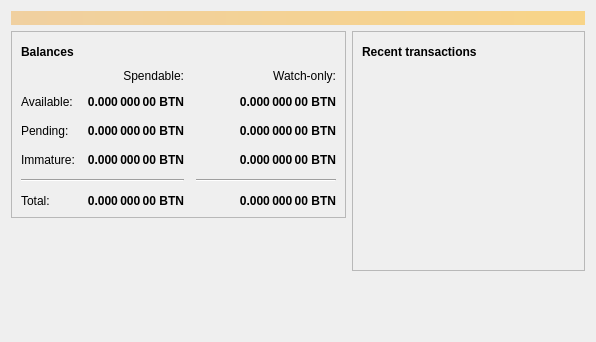
<?xml version="1.0" encoding="UTF-8"?>
<ui version="4.0">
 <class>OverviewPage</class>
 <widget class="QWidget" name="OverviewPage">
  <property name="geometry">
   <rect>
    <x>0</x>
    <y>0</y>
    <width>596</width>
    <height>342</height>
   </rect>
  </property>
  <property name="windowTitle">
   <string>Form</string>
  </property>
  <layout class="QVBoxLayout" name="topLayout">
   <item>
    <widget class="QLabel" name="labelAlerts">
     <property name="visible">
      <bool>false</bool>
     </property>
     <property name="styleSheet">
      <string notr="true">QLabel { background-color: qlineargradient(x1: 0, y1: 0, x2: 1, y2: 0, stop:0 #F0D0A0, stop:1 #F8D488); color:#000000; }</string>
     </property>
     <property name="wordWrap">
      <bool>true</bool>
     </property>
     <property name="margin">
      <number>3</number>
     </property>
     <property name="textInteractionFlags">
      <set>Qt::TextSelectableByMouse</set>
     </property>
    </widget>
   </item>
   <item>
    <layout class="QHBoxLayout" name="horizontalLayout" stretch="1,1">
     <item>
      <layout class="QVBoxLayout" name="verticalLayout_2">
       <item>
        <widget class="QFrame" name="frame">
         <property name="frameShape">
          <enum>QFrame::StyledPanel</enum>
         </property>
         <property name="frameShadow">
          <enum>QFrame::Raised</enum>
         </property>
         <layout class="QVBoxLayout" name="verticalLayout_4">
          <item>
           <layout class="QHBoxLayout" name="horizontalLayout_4">
            <item>
             <widget class="QLabel" name="label_5">
              <property name="font">
               <font>
                <weight>75</weight>
                <bold>true</bold>
               </font>
              </property>
              <property name="text">
               <string>Balances</string>
              </property>
             </widget>
            </item>
            <item>
             <widget class="QPushButton" name="labelWalletStatus">
              <property name="enabled">
               <bool>true</bool>
              </property>
              <property name="maximumSize">
               <size>
                <width>30</width>
                <height>16777215</height>
               </size>
              </property>
              <property name="toolTip">
               <string>The displayed information may be out of date. Your wallet automatically synchronizes with the Bitcoin network after a connection is established, but this process has not completed yet.</string>
              </property>
              <property name="text">
               <string/>
              </property>
              <property name="icon">
               <iconset resource="../bitcoin.qrc">
                <normaloff>:/icons/warning</normaloff>
                <disabledoff>:/icons/warning</disabledoff>:/icons/warning</iconset>
              </property>
              <property name="iconSize">
               <size>
                <width>24</width>
                <height>24</height>
               </size>
              </property>
              <property name="flat">
               <bool>true</bool>
              </property>
             </widget>
            </item>
            <item>
             <spacer name="horizontalSpacer_3">
              <property name="orientation">
               <enum>Qt::Horizontal</enum>
              </property>
              <property name="sizeHint" stdset="0">
               <size>
                <width>40</width>
                <height>20</height>
               </size>
              </property>
             </spacer>
            </item>
           </layout>
          </item>
          <item>
           <layout class="QGridLayout" name="gridLayout">
            <property name="spacing">
             <number>12</number>
            </property>
            <item row="2" column="2">
             <widget class="QLabel" name="labelWatchPending">
              <property name="font">
               <font>
                <weight>75</weight>
                <bold>true</bold>
               </font>
              </property>
              <property name="cursor">
               <cursorShape>IBeamCursor</cursorShape>
              </property>
              <property name="toolTip">
               <string>Unconfirmed transactions to watch-only addresses</string>
              </property>
              <property name="text">
               <string notr="true">0.000 000 00 BTN</string>
              </property>
              <property name="alignment">
               <set>Qt::AlignRight|Qt::AlignTrailing|Qt::AlignVCenter</set>
              </property>
              <property name="textInteractionFlags">
               <set>Qt::LinksAccessibleByMouse|Qt::TextSelectableByKeyboard|Qt::TextSelectableByMouse</set>
              </property>
             </widget>
            </item>
            <item row="2" column="1">
             <widget class="QLabel" name="labelUnconfirmed">
              <property name="font">
               <font>
                <weight>75</weight>
                <bold>true</bold>
               </font>
              </property>
              <property name="cursor">
               <cursorShape>IBeamCursor</cursorShape>
              </property>
              <property name="toolTip">
               <string>Total of transactions that have yet to be confirmed, and do not yet count toward the spendable balance</string>
              </property>
              <property name="text">
               <string notr="true">0.000 000 00 BTN</string>
              </property>
              <property name="alignment">
               <set>Qt::AlignRight|Qt::AlignTrailing|Qt::AlignVCenter</set>
              </property>
              <property name="textInteractionFlags">
               <set>Qt::LinksAccessibleByMouse|Qt::TextSelectableByKeyboard|Qt::TextSelectableByMouse</set>
              </property>
             </widget>
            </item>
            <item row="3" column="2">
             <widget class="QLabel" name="labelWatchImmature">
              <property name="font">
               <font>
                <weight>75</weight>
                <bold>true</bold>
               </font>
              </property>
              <property name="cursor">
               <cursorShape>IBeamCursor</cursorShape>
              </property>
              <property name="toolTip">
               <string>Mined balance in watch-only addresses that has not yet matured</string>
              </property>
              <property name="text">
               <string notr="true">0.000 000 00 BTN</string>
              </property>
              <property name="alignment">
               <set>Qt::AlignRight|Qt::AlignTrailing|Qt::AlignVCenter</set>
              </property>
              <property name="textInteractionFlags">
               <set>Qt::LinksAccessibleByMouse|Qt::TextSelectableByKeyboard|Qt::TextSelectableByMouse</set>
              </property>
             </widget>
            </item>
            <item row="4" column="0" colspan="2">
             <widget class="Line" name="line">
              <property name="orientation">
               <enum>Qt::Horizontal</enum>
              </property>
             </widget>
            </item>
            <item row="4" column="2">
             <widget class="Line" name="lineWatchBalance">
              <property name="sizePolicy">
               <sizepolicy hsizetype="Preferred" vsizetype="Fixed">
                <horstretch>0</horstretch>
                <verstretch>0</verstretch>
               </sizepolicy>
              </property>
              <property name="minimumSize">
               <size>
                <width>140</width>
                <height>0</height>
               </size>
              </property>
              <property name="orientation">
               <enum>Qt::Horizontal</enum>
              </property>
             </widget>
            </item>
            <item row="5" column="0">
             <widget class="QLabel" name="labelTotalText">
              <property name="text">
               <string>Total:</string>
              </property>
             </widget>
            </item>
            <item row="3" column="1">
             <widget class="QLabel" name="labelImmature">
              <property name="font">
               <font>
                <weight>75</weight>
                <bold>true</bold>
               </font>
              </property>
              <property name="cursor">
               <cursorShape>IBeamCursor</cursorShape>
              </property>
              <property name="toolTip">
               <string>Mined balance that has not yet matured</string>
              </property>
              <property name="text">
               <string notr="true">0.000 000 00 BTN</string>
              </property>
              <property name="alignment">
               <set>Qt::AlignRight|Qt::AlignTrailing|Qt::AlignVCenter</set>
              </property>
              <property name="textInteractionFlags">
               <set>Qt::LinksAccessibleByMouse|Qt::TextSelectableByKeyboard|Qt::TextSelectableByMouse</set>
              </property>
             </widget>
            </item>
            <item row="2" column="3">
             <spacer name="horizontalSpacer_2">
              <property name="orientation">
               <enum>Qt::Horizontal</enum>
              </property>
              <property name="sizeHint" stdset="0">
               <size>
                <width>40</width>
                <height>20</height>
               </size>
              </property>
             </spacer>
            </item>
            <item row="3" column="0">
             <widget class="QLabel" name="labelImmatureText">
              <property name="text">
               <string>Immature:</string>
              </property>
             </widget>
            </item>
            <item row="5" column="1">
             <widget class="QLabel" name="labelTotal">
              <property name="font">
               <font>
                <weight>75</weight>
                <bold>true</bold>
               </font>
              </property>
              <property name="cursor">
               <cursorShape>IBeamCursor</cursorShape>
              </property>
              <property name="toolTip">
               <string>Your current total balance</string>
              </property>
              <property name="text">
               <string notr="true">0.000 000 00 BTN</string>
              </property>
              <property name="alignment">
               <set>Qt::AlignRight|Qt::AlignTrailing|Qt::AlignVCenter</set>
              </property>
              <property name="textInteractionFlags">
               <set>Qt::LinksAccessibleByMouse|Qt::TextSelectableByKeyboard|Qt::TextSelectableByMouse</set>
              </property>
             </widget>
            </item>
            <item row="5" column="2">
             <widget class="QLabel" name="labelWatchTotal">
              <property name="font">
               <font>
                <weight>75</weight>
                <bold>true</bold>
               </font>
              </property>
              <property name="cursor">
               <cursorShape>IBeamCursor</cursorShape>
              </property>
              <property name="toolTip">
               <string>Current total balance in watch-only addresses</string>
              </property>
              <property name="text">
               <string notr="true">0.000 000 00 BTN</string>
              </property>
              <property name="alignment">
               <set>Qt::AlignRight|Qt::AlignTrailing|Qt::AlignVCenter</set>
              </property>
              <property name="textInteractionFlags">
               <set>Qt::LinksAccessibleByMouse|Qt::TextSelectableByKeyboard|Qt::TextSelectableByMouse</set>
              </property>
             </widget>
            </item>
            <item row="0" column="2">
             <widget class="QLabel" name="labelWatchonly">
              <property name="text">
               <string>Watch-only:</string>
              </property>
              <property name="alignment">
               <set>Qt::AlignRight|Qt::AlignTrailing|Qt::AlignVCenter</set>
              </property>
             </widget>
            </item>
            <item row="1" column="0">
             <widget class="QLabel" name="labelBalanceText">
              <property name="text">
               <string>Available:</string>
              </property>
             </widget>
            </item>
            <item row="1" column="1">
             <widget class="QLabel" name="labelBalance">
              <property name="font">
               <font>
                <weight>75</weight>
                <bold>true</bold>
               </font>
              </property>
              <property name="cursor">
               <cursorShape>IBeamCursor</cursorShape>
              </property>
              <property name="toolTip">
               <string>Your current spendable balance</string>
              </property>
              <property name="text">
               <string notr="true">0.000 000 00 BTN</string>
              </property>
              <property name="alignment">
               <set>Qt::AlignRight|Qt::AlignTrailing|Qt::AlignVCenter</set>
              </property>
              <property name="textInteractionFlags">
               <set>Qt::LinksAccessibleByMouse|Qt::TextSelectableByKeyboard|Qt::TextSelectableByMouse</set>
              </property>
             </widget>
            </item>
            <item row="1" column="2">
             <widget class="QLabel" name="labelWatchAvailable">
              <property name="font">
               <font>
                <weight>75</weight>
                <bold>true</bold>
               </font>
              </property>
              <property name="cursor">
               <cursorShape>IBeamCursor</cursorShape>
              </property>
              <property name="toolTip">
               <string>Your current balance in watch-only addresses</string>
              </property>
              <property name="text">
               <string notr="true">0.000 000 00 BTN</string>
              </property>
              <property name="alignment">
               <set>Qt::AlignRight|Qt::AlignTrailing|Qt::AlignVCenter</set>
              </property>
              <property name="textInteractionFlags">
               <set>Qt::LinksAccessibleByMouse|Qt::TextSelectableByKeyboard|Qt::TextSelectableByMouse</set>
              </property>
             </widget>
            </item>
            <item row="2" column="0">
             <widget class="QLabel" name="labelPendingText">
              <property name="text">
               <string>Pending:</string>
              </property>
             </widget>
            </item>
            <item row="0" column="1">
             <widget class="QLabel" name="labelSpendable">
              <property name="text">
               <string>Spendable:</string>
              </property>
              <property name="alignment">
               <set>Qt::AlignRight|Qt::AlignTrailing|Qt::AlignVCenter</set>
              </property>
             </widget>
            </item>
           </layout>
          </item>
         </layout>
        </widget>
       </item>
       <item>
        <spacer name="verticalSpacer">
         <property name="orientation">
          <enum>Qt::Vertical</enum>
         </property>
         <property name="sizeHint" stdset="0">
          <size>
           <width>20</width>
           <height>40</height>
          </size>
         </property>
        </spacer>
       </item>
      </layout>
     </item>
     <item>
      <layout class="QVBoxLayout" name="verticalLayout_3">
       <item>
        <widget class="QFrame" name="frame_2">
         <property name="frameShape">
          <enum>QFrame::StyledPanel</enum>
         </property>
         <property name="frameShadow">
          <enum>QFrame::Raised</enum>
         </property>
         <layout class="QVBoxLayout" name="verticalLayout">
          <item>
           <layout class="QHBoxLayout" name="horizontalLayout_2">
            <item>
             <widget class="QLabel" name="label_4">
              <property name="font">
               <font>
                <weight>75</weight>
                <bold>true</bold>
               </font>
              </property>
              <property name="text">
               <string>Recent transactions</string>
              </property>
             </widget>
            </item>
            <item>
             <widget class="QPushButton" name="labelTransactionsStatus">
              <property name="enabled">
               <bool>true</bool>
              </property>
              <property name="maximumSize">
               <size>
                <width>30</width>
                <height>16777215</height>
               </size>
              </property>
              <property name="toolTip">
               <string>The displayed information may be out of date. Your wallet automatically synchronizes with the Bitcoin network after a connection is established, but this process has not completed yet.</string>
              </property>
              <property name="text">
               <string/>
              </property>
              <property name="icon">
               <iconset resource="../bitcoin.qrc">
                <normaloff>:/icons/warning</normaloff>
                <disabledoff>:/icons/warning</disabledoff>:/icons/warning</iconset>
              </property>
              <property name="iconSize">
               <size>
                <width>24</width>
                <height>24</height>
               </size>
              </property>
              <property name="flat">
               <bool>true</bool>
              </property>
             </widget>
            </item>
            <item>
             <spacer name="horizontalSpacer">
              <property name="orientation">
               <enum>Qt::Horizontal</enum>
              </property>
              <property name="sizeHint" stdset="0">
               <size>
                <width>40</width>
                <height>20</height>
               </size>
              </property>
             </spacer>
            </item>
           </layout>
          </item>
          <item>
           <widget class="QListView" name="listTransactions">
            <property name="styleSheet">
             <string notr="true">QListView { background: transparent; }</string>
            </property>
            <property name="frameShape">
             <enum>QFrame::NoFrame</enum>
            </property>
            <property name="verticalScrollBarPolicy">
             <enum>Qt::ScrollBarAlwaysOff</enum>
            </property>
            <property name="horizontalScrollBarPolicy">
             <enum>Qt::ScrollBarAlwaysOff</enum>
            </property>
            <property name="selectionMode">
             <enum>QAbstractItemView::NoSelection</enum>
            </property>
           </widget>
          </item>
         </layout>
        </widget>
       </item>
       <item>
        <spacer name="verticalSpacer_2">
         <property name="orientation">
          <enum>Qt::Vertical</enum>
         </property>
         <property name="sizeHint" stdset="0">
          <size>
           <width>20</width>
           <height>40</height>
          </size>
         </property>
        </spacer>
       </item>
      </layout>
     </item>
    </layout>
   </item>
  </layout>
 </widget>
 <resources/>
 <connections/>
</ui>
